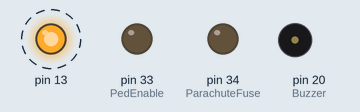
Bench run of a sketch on a simulated Arduino Mega 2560, built with avr-gcc and run on an emulated ATmega2560. Parts: output pins drawn as LEDs (lit = HIGH), buzzer (waves = sounding, pin HIGH). Dashed ring = blinking. What the sketch prints to the serial monitor is not drawn.

Above: at 2.5 s.
Timing chart, 0 to 5.0 s (numbered marks = the images above):
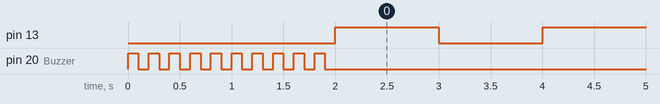

Measured:
- by itself, pin 13: alternates HIGH for 1.0 s and LOW for 1.0 s

The sketch:

v0.4_sinxr.ino
```cpp
#include <Adafruit_BMP280.h>      // For bmp280
#include <SPI.h>                  // For W25Q32 FlashMemory

#define PedSignal 35
#define ParachuteFuse 34
#define PedEnable 33
#define LiftOffCheck 23
#define Buzzer 20
#define FlightRecorderCS 15       // For W25Q32 FlashMemory


Adafruit_BMP280 BMP280;

String data = "";

uint32_t timing;
int Starttiming;
bool sinxrFlag = 0;
bool fl;


void setup() {
  pinMode(PedSignal, INPUT);
  pinMode(13, OUTPUT);
  pinMode(ParachuteFuse, OUTPUT);
  pinMode(PedEnable, OUTPUT);
  pinMode(LiftOffCheck, INPUT);
  pinMode(Buzzer, OUTPUT);
  pinMode(FlightRecorderCS, OUTPUT);


  Serial.begin(9600);
  Serial3.begin(9600);


  for(int i=0; i<10; i++){
    digitalWrite(Buzzer, 1);
    delay(100);
    digitalWrite(Buzzer, 0);
    delay(100);
  }

}


void loop(){
  if (Starttiming == 0){
    Starttiming = millis();
    Serial.println(Starttiming);
  }
  if (Serial3.available()) {
    char in = Serial3.read();
    if(in == '#'){
      uint8_t bytes[2];
      uint16ToByte(bytes, Starttiming);
      Serial3.write('$');
      for(int i = 0; i < 2; i++){
        Serial3.write(bytes[i]);
      }
      Serial3.write(';');
    }
  }


  if (millis() - timing > 1000){
    timing = millis();
    fl = !fl;
    digitalWrite(13, fl);
  }
}

void uint16ToByte(uint8_t *ftoa_bytes_temp, uint16_t uint32_variable){
  union{
    uint16_t a;
    uint8_t bytes[2];
  } thing;

  thing.a = uint32_variable;
  for (uint8_t i = 0; i < 2; i++){
    ftoa_bytes_temp[i] = thing.bytes[i];
  }
}
```
